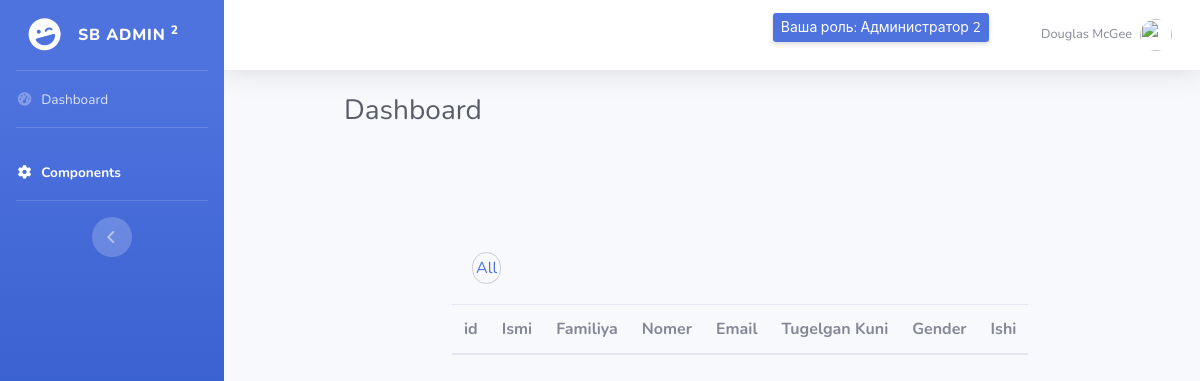
/workers/?job=farosh (signed in), run on an earlier commit of the app's database.
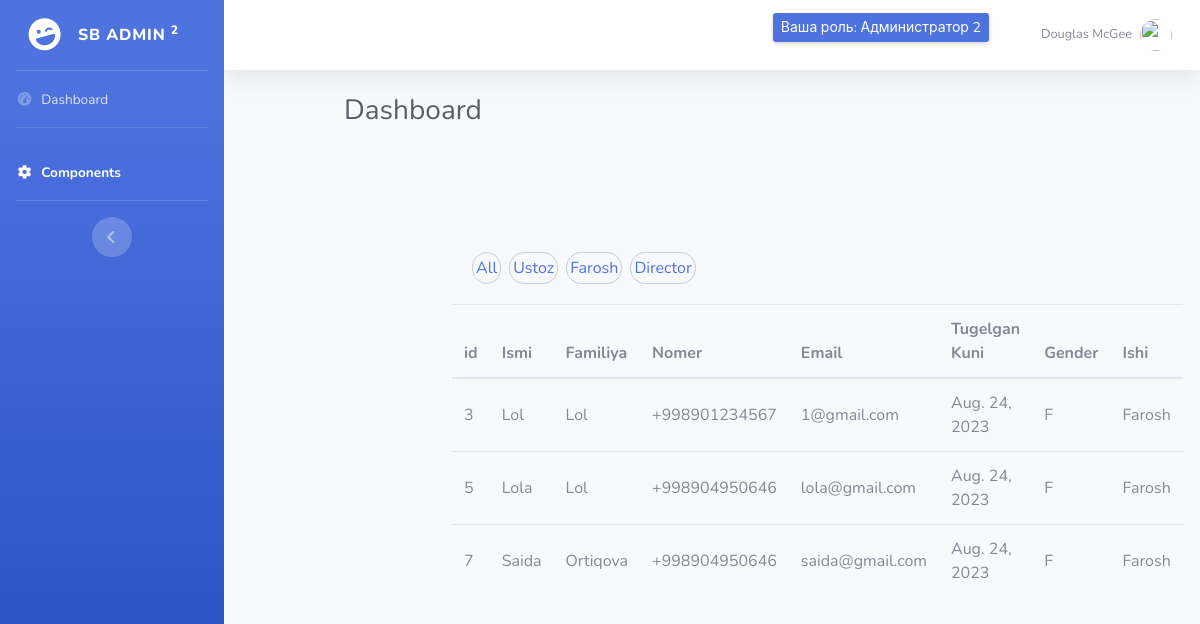
And on a later commit of the database.
### forms_app/models.py (models this page shows)
class Job(models.Model):
    title = models.CharField(max_length=100)
    slug = models.SlugField(null=True)
    def __str__(self):
        return self.title

### dashboardapp/models.py (models this page shows)
class Workers(models.Model):
    first_name = models.CharField(max_length=50)
    last_name = models.CharField(max_length=50)
    email = models.EmailField()
    phone = PhoneNumberField()
    birtday = models.DateField(blank=False)
    gender = models.CharField(max_length=1, choices=Gender.choices)
    job = models.ForeignKey(Job, related_name='jobs', on_delete=models.CASCADE, null=True)

### dashboardapp/views.py (the view)
# urls.py: path('workers/', views.workers, name='dashboard-workers'),
def workers(request):
    jobs = Job.objects.all()
    workers = Workers.objects.all()
    active_category = request.GET.get('job', '')
    admin_profile = AdminProfile.objects.filter(user=request.user).first()
    if active_category:
        workers = workers.filter(job__slug=active_category)
    context = {
        'jobs' : jobs,
        'workers' : workers ,
        'active_category' : active_category,
        'admin_profile' : admin_profile
    }
    return render(request, 'dashboard-templates/workers.html', context)

### templates/dashboard-templates/workers.html (shortened to what the changed rows need)
{% extends 'dashboard-templates/base.html' %}
{% load static %}
{% block content %}
<div id="wrapper">
    <div id="content-wrapper" class="d-flex flex-column">
        <div id="content">
            <div class="container-fluid">
                <div class="d-sm-flex align-items-center justify-content-between mb-4">
                    <h1 class="h3 mb-0 text-gray-800">Dashboard</h1>
                </div>
                <div class="row">
                    <div class="wrapper">
                        <div class="container">
                            <div class="filter-container">
                                <ul id="category-filter">
                                    {% for job in jobs %}
                                    <li><a href="{% url 'dashboard-workers' %}?job={{ job.slug }}"  style="text-decoration: none;">{{ job.title }}</li></a>
                                    {% endfor %}
                                </ul>
                            </div>
                            <table id="music" class="table table-responsive table-hover">
                                <thead>
                                    <tr class="myHead">
                                        <th>id</th>
                                        <th>Ismi</th>
                                        <th>Familiya</th>
                                        <th>Nomer</th>
                                        <th>Email</th>
                                        <th>Tugelgan Kuni</th>
                                        <th>Gender</th>
                                        <th>Ishi</th>
                                    </tr>
                                </thead>
                                <tbody>
                                    {% for worker in workers %}
                                    <tr>
                                        <td>{{ worker.id }}</td>
                                        <td>
                                            {{ worker.first_name }}
                                        </td>
                                        <td>{{ worker.last_name }}</td>
                                        <td>{{ worker.phone }}</td>
                                        <td>{{ worker.email }}</td>
                                        <td>{{ worker.birtday }}</td>
                                        <td>{{ worker.gender }}</td>
                                        <td>{{ worker.job }}</td>
                                    </tr>
                                    {% endfor %}
                                </tbody>
                            </table>
                        </div>
                    </div>
                </div>
            </div>
            {% endblock %}

What changed in the data, as far as the page shows it:
added Job: title "Ustoz"
added Job: title "Farosh"
added Job: title "Director"
added Workers: id "3", first_name "Lol", last_name "Lol", phone "+998901234567", email "1@gmail.com", birtday "Aug. 24, 2023", gender "F", job "Farosh"
added Workers: id "5", first_name "Lola", last_name "Lol", phone "+998904950646", email "lola@gmail.com", birtday "Aug. 24, 2023", gender "F", job "Farosh"
added Workers: id "7", first_name "Saida", last_name "Ortiqova", phone "+998904950646", email "saida@gmail.com", birtday "Aug. 24, 2023", gender "F", job "Farosh"
